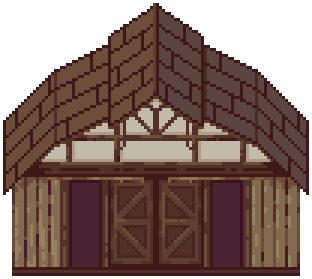
#> input picture scripts/batiments/originaux/barn_sp_v1.png, 104 x 93 px, given in place of sol.png, which was not available (shown 3 times larger)
$ python tuiles.py ../batiments/originaux/barn_sp_v1.png
#> lines starting #> are read from the running program, lines starting #| are printed output that depends on the picture; pictures that were not available may be replaced by others from this repository, and a replacement may not be noted
### scripts/infra/commun.py
# Outils communs aux images de l'infra-monde (scripts/infra/*.py) : les modèles fournis
# (scripts/infra/originaux/), l'écriture des jeux de tuiles Tiled (.tsx). Le contour, le hasard
# fixe, les mélanges et l'aperçu viennent de scripts/pixel.py.
import os
import sys

from PIL import Image

sys.path.insert(0, os.path.join(os.path.dirname(os.path.abspath(__file__)), '..'))  # scripts/pixel.py
from pixel import ASSETS, ROOT, T, apercu, contour, hasard, mel as melange, wangid  # noqa: E402,F401

ORIGINAUX = os.path.join(ROOT, 'scripts', 'infra', 'originaux')

# Les couleurs des modèles
SOL = (134, 167, 106)             # l'herbe pâle
SOL_CLAIR = (174, 197, 156)       # le halo des fleurs, le liseré du bord
FLEUR = (165, 242, 105)           # le cœur lumineux des fleurs
EAU = (31, 41, 67)                # l'eau nocturne
PIERRE = [(104, 91, 114), (77, 66, 86), (62, 54, 69), (48, 41, 54)]   # du clair au sombre (l'écorce)
LUEUR = [(165, 117, 204), (117, 90, 139)]                            # les éclats violets de l'arbre


def modele(nom):
    return Image.open(os.path.join(ORIGINAUX, nom + '.png')).convert('RGBA')


def tsx(nom, image, colonnes, tuiles, animations=None, wang=None, probabilites=None, duree=180):
    """Écrit assets/<nom>.tsx. animations : {tuile: [tuile de chaque image]} ; wang : (nom,
    couleur 1, couleur 2) pour un jeu de coins sur 16 tuiles (n & 8 haut-gauche … n & 1 bas-droit
    de la couleur 2)."""
    w, h = image.size
    lignes = [
        '<?xml version="1.0" encoding="UTF-8"?>',
        f'<tileset version="1.10" tiledversion="1.12.2" name="{nom}" tilewidth="{T}" tileheight="{T}" tilecount="{tuiles}" columns="{colonnes}">',
        f' <image source="{nom}.png" width="{w}" height="{h}"/>',
    ]
    for t in sorted(set((animations or {}).keys()) | set((probabilites or {}).keys())):
        p = (probabilites or {}).get(t)
        attr = f' probability="{p}"' if p is not None else ''
        frames = (animations or {}).get(t)
        if frames and len(frames) > 1:
            corps = ''.join(f'<frame tileid="{f}" duration="{duree}"/>' for f in frames)
            lignes.append(f'  <tile id="{t}"{attr}><animation>{corps}</animation></tile>')
        else:
            lignes.append(f'  <tile id="{t}"{attr}/>')
    if wang:
        n, c1, c2 = wang
        lignes += [' <wangsets>', f'  <wangset name="{n}" type="corner" tile="-1">',
                   f'   <wangcolor name="{c1[0]}" color="{c1[1]}" tile="0" probability="1"/>',
                   f'   <wangcolor name="{c2[0]}" color="{c2[1]}" tile="15" probability="1"/>']
        for t in range(16):
            lignes.append(f'   <wangtile tileid="{t}" wangid="{wangid(t)}"/>')
        lignes += ['  </wangset>', ' </wangsets>']
    lignes.append('</tileset>')
    with open(os.path.join(ASSETS, nom + '.tsx'), 'w') as f:
        f.write('\n'.join(lignes) + '\n')

### scripts/pixel.py
# Outils communs à tous les générateurs d'images (scripts/<dossier>/*.py) : les chemins du
# dépôt, quelques aides de dessin au pixel (contour, mélange de couleurs, hasard fixe, aperçu
# agrandi…).
#
# Les générateurs se lancent depuis la racine du dépôt (python3 scripts/<dossier>/<fichier>.py) :
# Python ne voit alors que leur propre dossier. Chacun ajoute donc scripts/ au chemin avant
# d'importer ce module, par la même ligne :
#
#   sys.path.insert(0, os.path.join(os.path.dirname(os.path.abspath(__file__)), '..'))  # scripts/pixel.py
#
# (les modules d'un dossier qui ont leur propre commun.py — ville, infra — passent par lui).
# Seules les aides vraiment identiques d'un dossier à l'autre sont ici : les autres (planche(),
# tsx(), …) gardent leur version, propre à leur image.
import colorsys
import math
import os

from PIL import Image

ROOT = os.path.normpath(os.path.join(os.path.dirname(os.path.abspath(__file__)), '..'))
ASSETS = os.path.join(ROOT, 'assets')
T = 16                        # une tuile de la carte : 16 × 16 px

# Trame ordonnée 4 × 4 (seuils de 0 à 15) : un fondu tramé entre deux couleurs, sans demi-teinte.
BAYER = [[0, 8, 2, 10], [12, 4, 14, 6], [3, 11, 1, 9], [15, 7, 13, 5]]

# ---------- couleurs ----------

# [4 lines left out: function rgb, not called in this run]


def hls(c):
    """(r, g, b) de 0 à 255 -> (teinte, luminosité, saturation) de 0 à 1."""
    return colorsys.rgb_to_hls(*(v / 255 for v in c))


def mel(a, b, t):
    """De a (t = 0) à b (t = 1), en (r, g, b) : a + (b - a) × t."""
    return tuple(round(a[i] + (b[i] - a[i]) * t) for i in range(3))


# [4 lines left out: function melange, not called in this run]


def hasard(*k):
    """Un nombre fixe dans [0, 1[ pour ces clés (les images sont les mêmes à chaque lancement)."""
    x = math.sin(sum(v * c for v, c in zip(k, (12.9898, 78.233, 37.719, 4.581, 91.27))) + 0.5) * 43758.5453
    return x - math.floor(x)


# ---------- images ----------

# [49 lines left out: functions contour, points, rangee, apercu, cote_a_cote, not called in this run]


def copie(g):
    """Une copie d'une grille de lettres (liste de rangées)."""
    return [row[:] for row in g]


# ---------- Tiled ----------

# [6 lines left out: function wangid, not called in this run]

### scripts/infra/tuiles.py
# Les tuiles de l'infra-monde, dérivées des modèles de scripts/infra/originaux/ :
#
#   assets/infra_sol.png   le sol (sol.png : une herbe pâle semée de fleurs lumineuses) :
#                          8 variantes sur une rangée, IMAGES rangées d'animation (le cœur des
#                          fleurs palpite, chaque variante à son rythme). Variante 0 : nue,
#                          1 : le modèle, 2 à 7 : d'autres semis de fleurs et de points.
#   assets/infra_eau.png   l'eau (eau.png : une eau nocturne où brillent des étoiles) : 8
#                          variantes, IMAGES rangées (les étoiles scintillent, des reflets
#                          s'allument). Variante 0 : le modèle, 1 : sans étoile, 2 à 7 : d'autres.
#   assets/infra_rive.png  les bords d'eau : 16 tuiles (4 × 4), une par combinaison de coins
#                          sol / eau (« coins de Wang ») : la tuile n a du sol au coin haut-gauche
#                          si n & 8, haut-droit si n & 4, bas-gauche si n & 2, bas-droit si n & 1.
#                          L'eau y est transparente : elles se posent sur un calque d'eau.
#                          Au sud d'une terre (l'eau en dessous), on voit sa berge : trois pixels
#                          de pierre violette (les couleurs de l'arbre), puis une ligne de lueur ;
#                          ailleurs, un liseré de lueur au ras de l'eau, un bord clair au nord.
# L'image k de la tuile t est la tuile t + k × colonnes ; les .tsx déclarent ces animations.
#
#   python3 scripts/infra/tuiles.py            écrit les images et les .tsx
#   python3 scripts/infra/tuiles.py --apercu   écrit aussi apercu_infra_tuiles.png (agrandi)
import math
import os
import sys

from PIL import Image

sys.path.insert(0, os.path.dirname(os.path.abspath(__file__)))
from commun import ASSETS, EAU, FLEUR, LUEUR, PIERRE, SOL, SOL_CLAIR, T, apercu, hasard, melange, modele, tsx  # noqa: E402

IMAGES = 4
VARIANTES = 8


# ---------- le sol ----------

def fleurs_du_modele(m):
    """Les motifs du modèle : (dx, dy, couleur) relatifs au coin de leur boîte."""
    def motif(x0, y0, x1, y1):
        out = []
        for y in range(y0, y1 + 1):
            for x in range(x0, x1 + 1):
                c = m.getpixel((x, y))[:3]
                if c != SOL:
                    out.append((x - x0, y - y0, c))
        return out
    return {'petite': motif(2, 2, 4, 4), 'grande': motif(4, 9, 7, 12), 'point': [(0, 0, SOL_CLAIR)]}


def sol(m):
    motifs = fleurs_du_modele(m)
    # le semis de chaque variante : (motif, x, y)
    semis = {0: [('point', 11, 6)], 1: None}
    for v in range(2, VARIANTES):
        lst = []
        n = 1 + int(hasard(v, 1) * 3)
        for k in range(n):
            nom = ['petite', 'grande', 'point', 'point'][int(hasard(v, k, 2) * 4)]
            lst.append((nom, 1 + int(hasard(v, k, 3) * 11), 1 + int(hasard(v, k, 4) * 11)))
        semis[v] = lst
    sheet = Image.new('RGBA', (VARIANTES * T, IMAGES * T))
    for k in range(IMAGES):
        for v in range(VARIANTES):
            if semis[v] is None:
                tile = m.copy()
            else:
                tile = Image.new('RGBA', (T, T), SOL + (255,))
                for nom, x0, y0 in semis[v]:
                    for dx, dy, c in motifs[nom]:
                        if 0 <= x0 + dx < T and 0 <= y0 + dy < T:
                            tile.putpixel((x0 + dx, y0 + dy), c + (255,))
            # la palpitation : le cœur s'éclaire puis revient ; le halo suit, plus doucement
            p = (math.sin(2 * math.pi * (k + v * 0.37 * IMAGES) / IMAGES) + 1) / 2
            for y in range(T):
                for x in range(T):
                    c = tile.getpixel((x, y))[:3]
                    if c == FLEUR:
                        tile.putpixel((x, y), melange(FLEUR, (226, 255, 190), p) + (255,))
                    elif c == SOL_CLAIR and p > 0.6:
                        tile.putpixel((x, y), melange(SOL_CLAIR, (196, 222, 170), (p - 0.6) / 0.4) + (255,))
            sheet.paste(tile, (v * T, k * T))
    anims = {v: [v + k * VARIANTES for k in range(IMAGES)] for v in range(VARIANTES)}
    probas = {v: (1 if v == 0 else 0.25) for v in range(VARIANTES)}
    return sheet, anims, probas


# ---------- l'eau ----------

ETOILE = {(166, 142, 184), (180, 160, 196), (77, 66, 86), (104, 91, 114), (48, 41, 54)}


def eau(m):
    # le fond (le modèle sans ses étoiles) et les deux étoiles du modèle
    fond = m.copy()
    etoiles = {'grande': [], 'petite': []}
    for y in range(T):
        for x in range(T):
            c = m.getpixel((x, y))[:3]
            if c in ETOILE:
                fond.putpixel((x, y), EAU + (255,))
                (etoiles['grande'] if y < 9 else etoiles['petite']).append((x, y, c))
    # recentre chaque étoile sur son centre (le pixel le plus clair)
    for nom, lst in etoiles.items():
        cx, cy = max(lst, key=lambda p: sum(p[2]))[:2]
        etoiles[nom] = [(x - cx, y - cy, c) for x, y, c in lst]
    semis = {0: None, 1: []}
    for v in range(2, VARIANTES):
        lst = []
        for k in range(int(hasard(v, 7) * 3)):
            lst.append((['grande', 'petite', 'petite'][int(hasard(v, k, 8) * 3)], 3 + int(hasard(v, k, 9) * 10), 3 + int(hasard(v, k, 10) * 10)))
        semis[v] = lst
    sheet = Image.new('RGBA', (VARIANTES * T, IMAGES * T))
    for v in range(VARIANTES):
        # le fond de chaque variante : celui du modèle, retourné ou décalé (tous les 16 px : sans couture)
        base = fond.transpose(Image.FLIP_LEFT_RIGHT) if v % 2 else fond
        if v % 3 == 2:
            base = base.transpose(Image.FLIP_TOP_BOTTOM)
        for k in range(IMAGES):
            tile = m.copy() if semis[v] is None else base.copy()
            for nom, x0, y0 in semis[v] or []:
                for dx, dy, c in etoiles[nom]:
                    tile.putpixel(((x0 + dx) % T, (y0 + dy) % T), c + (255,))
            # le scintillement : le centre des étoiles s'éclaire, chaque variante décalée
            p = (math.sin(2 * math.pi * (k + v) / IMAGES) + 1) / 2
            for y in range(T):
                for x in range(T):
                    c = tile.getpixel((x, y))[:3]
                    if c == (180, 160, 196):
                        tile.putpixel((x, y), melange(c, (238, 228, 252), p) + (255,))
                    elif c == (166, 142, 184):
                        tile.putpixel((x, y), melange(c, (200, 182, 222), p * 0.6) + (255,))
            # des reflets : un ou deux pixels du fond s'allument à leur tour
            for r in range(2):
                if int(hasard(v, r, 11) * IMAGES) == k:
                    x, y = 1 + int(hasard(v, r, 12) * 14), 1 + int(hasard(v, r, 13) * 14)
                    if tile.getpixel((x, y))[:3] not in ETOILE:
                        tile.putpixel((x, y), (70, 88, 130, 255))
            sheet.paste(tile, (v * T, k * T))
    anims = {v: [v + k * VARIANTES for k in range(IMAGES)] for v in range(VARIANTES)}
    probas = {v: (1 if v == 1 else 0.3) for v in range(VARIANTES)}
    return sheet, anims, probas


# ---------- les rives ----------

def terre(n, x, y):
    """Le sol au pixel (x, y) de la tuile n (y peut sortir de la tuile vers le haut : on reste
    sur son bord). Les coins se mélangent (bilinéaire), avec une ondulation nulle sur les bords
    de la tuile : deux tuiles voisines se rejoignent."""
    y = max(0, y)
    u, w = (x + 0.5) / T, (y + 0.5) / T
    c = [1 if n & b else 0 for b in (8, 4, 2, 1)]
    f = c[0] * (1 - u) * (1 - w) + c[1] * u * (1 - w) + c[2] * (1 - u) * w + c[3] * u * w
    f += 0.07 * math.sin(math.pi * u * 2) * math.sin(math.pi * w)
    return f > 0.5


def rive(n):
    tile = Image.new('RGBA', (T, T))
    put = lambda x, y, c: tile.putpixel((x, y), c + (255,))
    for y in range(T):
        for x in range(T):
            if terre(n, x, y):
                c = SOL
                if not terre(n, x, y - 1) and y > 0:
                    c = SOL_CLAIR                                  # le bord nord, éclairé
                elif not (terre(n, x - 1, y) if x > 0 else True) or not (terre(n, x + 1, y) if x < T - 1 else True):
                    c = melange(SOL, (90, 112, 80), 0.45)          # les flancs est et ouest
                put(x, y, c)
                continue
            # dans l'eau : la berge sous une terre (3 px), puis la lueur au ras de l'eau
            k = next((k for k in range(1, 5) if terre(n, x, y - k)), None)
            if k in (1, 2, 3):
                put(x, y, [PIERRE[0], PIERRE[1], PIERRE[2]][k - 1])
            elif k == 4:
                put(x, y, LUEUR[0] if x % 4 < 2 else LUEUR[1])
            elif any(0 <= x + dx < T and 0 <= y + dy < T and terre(n, x + dx, y + dy) for dx, dy in ((1, 0), (-1, 0), (0, 1))):
                put(x, y, LUEUR[1])
    return tile


def rives():
    sheet = Image.new('RGBA', (4 * T, 4 * T))
    for n in range(16):
        sheet.paste(rive(n), ((n % 4) * T, (n // 4) * T))
    return sheet


def main():
    s, anims, probas = sol(modele('sol'))
#> in modele, returned value is the input picture: PIL image 104x93 RGBA; mean R, G, B, A 73.2, 50.8, 43.6, 190.7
#> in motif, `out = []`: out = []
#> after the loop in motif, `for y in range(y0, y1 + 1):`: out = [(0, 0, (0, 0, 0)), (1, 0, (0, 0, 0)), (2, 0, (0, 0, 0)), (0, 1, (0, 0, 0)), (1, 1, (0, 0, 0)), (2, 1, (0, 0, 0)), (0, 2, (0, 0, 0)), (1, 2, (0, 0, 0)), (2, 2, (0, 0, 0))]
#> in sol, `motifs = fleurs_du_modele(m)`: motifs = 3 items
#> in sol, `sheet = Image.new('RGBA', (VARIANTES * T, IMAGES * T))`: sheet: PIL image 128x64 RGBA; every value is 0
#> after the loop in sol, `for k in range(IMAGES):`:
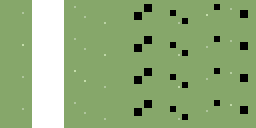
#> sheet: PIL image 128x64 RGBA (shown 2 times larger); mean R, G, B, A 112.5, 140.1, 89.1, 223.1; transparent parts drawn white
#> after the loop in sol, `for k in range(IMAGES):`:
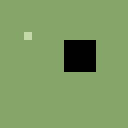
#> tile: PIL image 16x16 RGBA (shown 8 times larger); mean R, G, B, A 125.9, 156.8, 99.6, 255
#> anims = {0: [0, 8, 16, 24], 1: [1, 9, 17, 25], 2: [2, 10, 18, 26], 3: [3, 11, 19, 27], 4: [4, 12, 20, 28], 5: [5, 13, 21, 29], 6: [6, 14, 22, 30], 7: [7, 15, 23, 31]}; probas = {0: 1, 1: 0.25, 2: 0.25, 3: 0.25, 4: 0.25, 5: 0.25, 6: 0.25, 7: 0.25}
    s.save(os.path.join(ASSETS, 'infra_sol.png'), optimize=True)
    tsx('infra_sol', s, VARIANTES, VARIANTES * IMAGES, anims, probabilites=probas)
#> the loop in tsx, `for t in sorted(set((animations or {}).keys()) | set((probabilites or ..` made 8 passes
#> (p, attr, frames) on passes 1 to 8: (1, ' probability="1"', [0, 8, 16, 24]), (0.25, ' probability="0.25"', [1, 9, 17, 25]), (0.25, ' probability="0.25"', [2, 10, 18, 26]), (0.25, ' probability="0.25"', [3, 11, 19, 27]), (0.25, ' probability="0.25"', [4, 12, 20, 28]), (0.25, ' probability="0.25"', [5, 13, 21, 29]), (0.25, ' probability="0.25"', [6, 14, 22, 30]), (0.25, ' probability="0.25"', [7, 15, 23, 31])
#> after the loop in tsx, `for t in sorted(set((animations or {}).keys()) | set((probabilites or ..`: lignes = 11 items
    e, anims, probas = eau(modele('eau'))
#> call 2 of modele, with nom = 'eau'
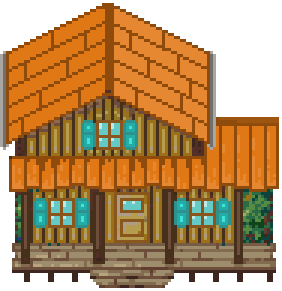
#> input picture scripts/batiments/originaux/ferme_modele.png, 94 x 97 px, given in place of eau.png, which was not available (shown 3 times larger)
#> in modele, returned value is the input picture: PIL image 94x97 RGBA; mean R, G, B, A 118.7, 82.2, 37.4, 193.1
    e.save(os.path.join(ASSETS, 'infra_eau.png'), optimize=True)
    tsx('infra_eau', e, VARIANTES, VARIANTES * IMAGES, anims, probabilites=probas, duree=220)
    r = rives()
    r.save(os.path.join(ASSETS, 'infra_rive.png'), optimize=True)
    tsx('infra_rive', r, 4, 16, wang=('eau et sol', ('eau', '#1f2943'), ('sol', '#86a76a')))
    print('assets/infra_sol.png, infra_eau.png, infra_rive.png (+ .tsx)')
    if '--apercu' in sys.argv:
        # une mare : l'eau, puis les rives d'après une grille de coins, puis le sol
        coins = ['111111111', '111000111', '110000011', '110000111', '111001111', '111111111']
        W, H = len(coins[0]) - 1, len(coins) - 1
        im = Image.new('RGBA', (W * T + 8 * T + 8, max(H, 4) * T))
        for ty in range(H):
            for tx in range(W):
                c = [coins[ty][tx], coins[ty][tx + 1], coins[ty + 1][tx], coins[ty + 1][tx + 1]]
                n = sum(8 >> i for i, v in enumerate(c) if v == '1')
                v = (tx * 3 + ty) % VARIANTES
                im.alpha_composite(e.crop((v * T, 0, v * T + T, T)), (tx * T, ty * T))
                if n == 15:
                    im.alpha_composite(s.crop((v * T, 0, v * T + T, T)), (tx * T, ty * T))
                else:
                    im.alpha_composite(r.crop(((n % 4) * T, (n // 4) * T, (n % 4) * T + T, (n // 4) * T + T)), (tx * T, ty * T))
        im.alpha_composite(r, (W * T + 8, 0))
        apercu(im, 'apercu_infra_tuiles.png')


if __name__ == '__main__':
#> (the run stopped early here; a loop or call above may not have finished)
